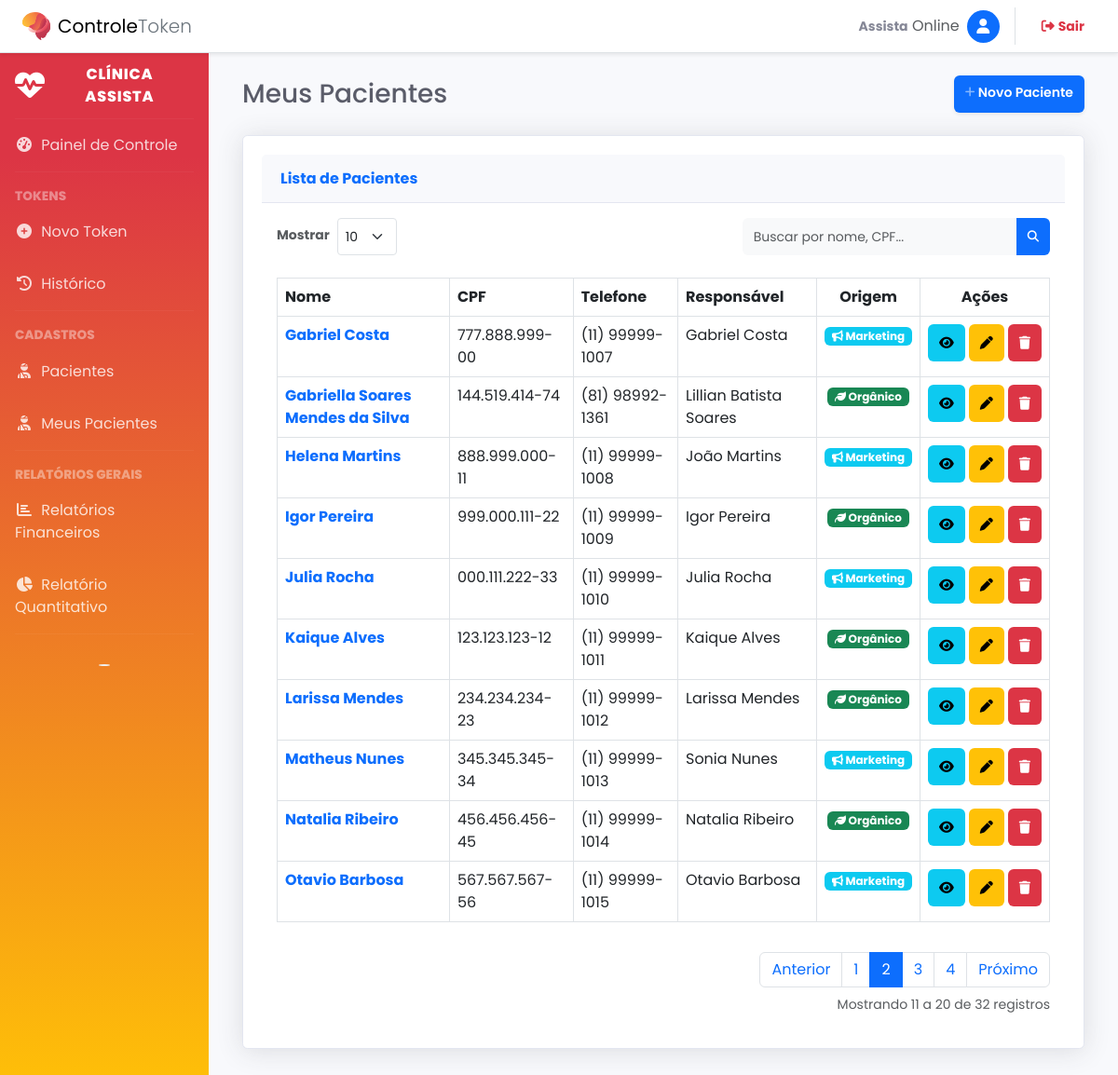
/pacientes?page=2 (signed in), run on the app's committed database.
### tables this page shows
CREATE TABLE `pacientes` (
  `id_paciente` int NOT NULL,
  `nome` varchar(150) NOT NULL,
  `cpf` varchar(20) DEFAULT NULL,
  `telefone` varchar(20) DEFAULT NULL,
  `nome_responsavel` varchar(150) DEFAULT NULL,
  `responsavel_financeiro` varchar(150) DEFAULT NULL,
  `id_prof_referencia` int UNSIGNED DEFAULT NULL,
  `origem` varchar(50) DEFAULT NULL,
  `data_cadastro` datetime DEFAULT CURRENT_TIMESTAMP
);

### app/Controllers/PatientController.php (called while the page is built, shortened)
<?php
class PatientController extends BaseController
{
    public function index()
    {
        $model = new PatientModel();
        $page = filter_input(INPUT_GET, 'page', FILTER_VALIDATE_INT) ?? 1;
        $limit = filter_input(INPUT_GET, 'limit', FILTER_VALIDATE_INT) ?? 10;
        $search = $_GET['search'] ?? '';
        $totalItems = $model->countAll($search);
        $paginator = new Paginator($totalItems, $limit, $page, URL_BASE . '/pacientes', $search);
        $pacientes = $model->getAllPaginated($limit, $paginator->getOffset(), $search);
        $this->view('pages/pacientes_lista', [
            'pacientes' => $pacientes,
            'paginator' => $paginator,
            'search' => $search,
            'limit' => $limit
        ]);
    }
}

### public/index.php (called while the page is built, shortened)
<?php
try {
    $router = new App\Core\Router();
    $router->dispatch();
} catch (Throwable $e) {
    echo "<div style='font-family: sans-serif; padding: 20px; background: #fff0f0; border: 1px solid #ffcccc; margin: 20px; border-radius: 5px;'>";
    echo "<h2 style='color: #cc0000; margin-top: 0;'>Erro na Aplicação</h2>";
    echo "<p><strong>Mensagem:</strong> " . htmlspecialchars($e->getMessage()) . "</p>";
    echo "<p><strong>Local:</strong> " . $e->getFile() . " na linha <strong>" . $e->getLine() . "</strong></p>";
    echo "<hr style='border: 0; border-top: 1px solid #ffcccc;'>";
    echo "<strong>Stack Trace:</strong>";
    echo "<pre style='background: #fff; padding: 10px; border: 1px solid #ddd; overflow: auto; font-size: 13px;'>" . $e->getTraceAsString() . "</pre>";
    echo "</div>";
}

### app/Models/PatientModel.php (called while the page is built, shortened)
<?php
class PatientModel
{
    public function countAll($search = '')
    {
        $pdo = Connection::getInstance();
        $sql = "SELECT COUNT(*) FROM pacientes";
        $params = [];
        $stmt = $pdo->prepare($sql);
        $stmt->execute($params);
        return (int) $stmt->fetchColumn();
    }
    public function getAllPaginated($limit, $offset, $search = '')
    {
        $pdo = Connection::getInstance();
        $sql = "SELECT * FROM pacientes";
        $sql .= " ORDER BY nome ASC LIMIT :lim OFFSET :off";
        $stmt = $pdo->prepare($sql);
        $stmt->bindValue(':lim', (int)$limit, PDO::PARAM_INT);
        $stmt->bindValue(':off', (int)$offset, PDO::PARAM_INT);
        $stmt->execute();
        return $stmt->fetchAll(PDO::FETCH_ASSOC);
    }
}

### app/Views/pages/pacientes_lista.phtml (the view, shortened to what this page needs)
<div class="container-fluid">
    <div class="d-sm-flex align-items-center justify-content-between mb-4">
        <h1 class="h3 mb-0 text-gray-800">Meus Pacientes</h1>
        <a href="<?= defined('URL_BASE') ? URL_BASE : '' ?>/pacientes/cadastrar" class="d-none d-sm-inline-block btn btn-sm btn-primary shadow-sm">
            <i class="fas fa-plus fa-sm text-white-50"></i> Novo Paciente
        </a>
    </div>
    <?php
    function removerHorario($dataComHora)
    {
        $data = new DateTime($dataComHora);
        return $data->format('Y-m-d');
    }
function calcularTempoCadastro($data)
{
    $data_cadastro = new DateTime(removerHorario($data));
    $data_atual    = new DateTime();
    $intervalo     = $data_cadastro->diff($data_atual);
    $partes = [];
    if ($intervalo->m > 0) {
        $partes[] = $intervalo->m . ' ' . ($intervalo->m == 1 ? 'mês' : 'meses');
    }
    if ($intervalo->d > 0) {
        $partes[] = $intervalo->d . ' ' . ($intervalo->d == 1 ? 'dia' : 'dias');
    }
    $ultimo = array_pop($partes);
    if (count($partes) > 0) {
        $texto = implode(', ', $partes) . ' e ' . $ultimo;
    } else {
        $texto = $ultimo;
    }
    return "Cliente há " . $texto . ".";
}
    ?>
    <div class="card shadow mb-4">
        <div class="card-header py-3">
            <h6 class="m-0 fw-bold text-primary">Lista de Pacientes</h6>
        </div>
        <div class="card-body">
            <form method="GET" action="<?= URL_BASE ?>/pacientes" class="row g-3 mb-4 align-items-center justify-content-between">
                <div class="col-auto d-flex align-items-center">
                    <label class="me-2 text-muted small fw-bold">Mostrar</label>
                    <select name="limit" class="form-select form-select-sm" onchange="this.form.submit()">
                        <option value="10" <?= (isset($limit) && $limit == 10) ? 'selected' : '' ?>>10</option>
                    </select>
                </div>
                <div class="col-auto">
                    <div class="input-group">
                        <input type="text" name="search" class="form-control form-control-sm bg-light border-0 small"
                            placeholder="Buscar por nome, CPF..."
                            value="<?= isset($search) ? htmlspecialchars($search) : '' ?>">
                        <button class="btn btn-primary btn-sm" type="submit">
                        </button>
                    </div>
                </div>
            </form>
            <div class="table-responsive">
                <table class="table table-bordered" id="dataTable" width="100%" cellspacing="0">
                    <thead>
                        <tr>
                            <th>Nome</th>
                            <th>CPF</th>
                            <th>Telefone</th>
                            <th>Responsável</th>
                            <th class="text-center">Origem</th>
                            <th class="text-center" style="width: 15%;">Ações</th>
                        </tr>
                    </thead>
                    <tbody>
                        <?php if (!empty($pacientes)): ?>
                            <?php foreach ($pacientes as $p): ?>
                                <tr>
                                    <td>
                                        <a href="#" class="fw-bold text-primary text-decoration-none btn-visualizar"
                                            data-id="<?= $p['id_paciente'] ?>"
                                            data-nome="<?= $p['nome'] ?>"
                                            data-cpf="<?= $p['cpf'] ?>"
                                            data-email="<?= $p['email'] ?>"
                                            data-telefone="<?= $p['telefone'] ?>"
                                            data-nasc="<?= $p['data_nascimento'] ? date('d/m/Y', strtotime($p['data_nascimento'])) : '' ?>"
                                            data-genero="<?= $p['genero'] ?>"
                                            data-origem="<?= $p['origem'] ?>"
                                            data-tags="<?= $p['tags'] ?>"
                                            data-responsavel="<?= $p['nome_responsavel'] ?>"
                                            data-respfin="<?= $p['responsavel_financeiro'] ?>"
                                            data-cep="<?= $p['cep'] ?>"
                                            data-endereco="<?= $p['logradouro'] . ', ' . $p['numero'] . ' ' . $p['complemento'] . ' - ' . $p['bairro'] . ' - ' . $p['cidade'] . '/' . $p['estado'] ?>"
                                            data-obs="<?= $p['observacoes'] ?>"
                                            data-cadastro="<?= isset($p['data_cadastro']) ? date('d/m/Y', strtotime($p['data_cadastro'])) . "\n" . calcularTempoCadastro($p['data_cadastro']) : '-' ?>"
                                            data-bs-toggle="modal" data-bs-target="#modalVisualizar">
                                            <?= $p['nome'] ?>
                                        </a>
                                    </td>
                                    <td><?= $p['cpf'] ?></td>
                                    <td><?= $p['telefone'] ?></td>
                                    <td><?= $p['nome_responsavel'] ?></td>
                                    <td class="text-center">
                                        <?php if ($p['origem'] == 'Organico'): ?>
                                            <span class="badge bg-success"><i class="fas fa-leaf"></i> Orgânico</span>
                                        <?php elseif ($p['origem'] == 'Marketing'): ?>
                                            <span class="badge bg-info"><i class="fas fa-bullhorn"></i> Marketing</span>
                                        <?php else: ?>
                                            <span class="badge bg-secondary">Sistema</span>
                                        <?php endif; ?>
                                    </td>
                                    <td class="text-center">
                                        <div class="d-flex justify-content-center gap-1">
                                            <button type="button" class="btn btn-info btn-sm btn-circle"
                                                data-bs-toggle="modal"
                                                data-bs-target="#modalVisualizar"
                                                title="Visualizar Detalhes"
                                                data-id="<?= $p['id_paciente'] ?>"
                                                data-nome="<?= $p['nome'] ?>"
                                                data-cpf="<?= $p['cpf'] ?? '-' ?>"
                                                data-email="<?= $p['email'] ?? '-' ?>"
                                                data-telefone="<?= $p['telefone'] ?? '-' ?>"
                                                data-nasc="<?= !empty($p['data_nascimento']) ? date('d/m/Y', strtotime($p['data_nascimento'])) : '-' ?>"
                                                data-genero="<?= $p['genero'] ?? '-' ?>"
                                                data-origem="<?= $p['origem'] ?? '-' ?>"
                                                data-responsavel="<?= $p['nome_responsavel'] ?? '-' ?>"
                                                data-respfin="<?= $p['responsavel_financeiro'] ?? '-' ?>"
                                                data-cep="<?= $p['cep'] ?? '-' ?>"
                                                data-endereco="<?= $p['logradouro'] . ', ' . $p['numero'] . ' ' . $p['complemento'] . ' - ' . $p['bairro'] . ' - ' . $p['cidade'] . '/' . $p['estado'] ?>"
                                                data-obs="<?= $p['observacoes'] ?? '-' ?>"
                                                data-tags="<?= $p['tags'] ?? '-' ?>"
                                                data-html="true"
                                                data-cadastro="<?= isset($p['data_cadastro']) ? date('d/m/Y', strtotime($p['data_cadastro'])) . ' - ' . calcularTempoCadastro($p['data_cadastro']) : '-' ?>">
                                                <i class="fas fa-eye"></i>
                                            </button>
                                            <a href="<?= defined('URL_BASE') ? URL_BASE : '' ?>/pacientes/editar?id=<?= $p['id_paciente'] ?>" class="btn btn-warning btn-sm btn-circle" title="Editar">
                                                <i class="fas fa-pen"></i>
                                            </a>
                                            <button type="button" class="btn btn-danger btn-sm btn-circle btn-excluir" title="Excluir"
                                                data-bs-toggle="modal" data-bs-target="#modalExcluir"
                                                data-id="<?= $p['id_paciente'] ?>"
                                                data-nome="<?= $p['nome'] ?>">
                                                <i class="fas fa-trash"></i>
                                            </button>
                                        </div>
                                    </td>
                                </tr>
                            <?php endforeach; ?>
                        <?php endif; ?>
                    </tbody>
                </table>
            </div>
            <div class="mt-3">
                <?= isset($paginator) ? $paginator->render() : '' ?>
            </div>
        </div>
    </div>
</div>

### public/css/admin.css (style rules this page uses)
body { font-family: "Segoe UI", Tahoma, Geneva, Verdana, sans-serif; margin: 0; padding: 0; background-color: #f5f6fa; color: #333; }
.card { background: #fff; border-radius: 8px; border: 1px solid #e0e0e0; padding: 20px; margin-bottom: 20px; box-shadow: 0 2px 5px rgba(0, 0, 0, 0.05); }
label { font-weight: 500; font-size: 13px; color: #444; margin-bottom: 4px; }
input[type="text"], input[type="email"], input[type="tel"], input[type="date"], input[type="time"], input[type="number"], select, .btn { height: 40px; padding: 8px 12px; border: 1px solid #ccc; border-radius: 6px; font-size: 14px; box-sizing: border-box; outline: none; }
.btn { cursor: pointer; font-weight: 600; border: none; transition: background 0.2s; display: flex; align-items: center; justify-content: center; }

### public/css/sidebar.css (style rules this page uses)
:root { --primary: #4e73df; --secondary: #858796; --success: #1cc88a; --info: #36b9cc; --warning: #f6c23e; --danger: #e74a3b; --light: #f8f9fc; --dark: #5a5c69; }
body { margin: 0; font-family: "Nunito", -apple-system, BlinkMacSystemFont, "Segoe UI", Roboto, "Helvetica Neue", Arial, sans-serif, "Apple Color Emoji", "Segoe UI Emoji", "Segoe UI Symbol", "Noto Color Emoji"; font-size: 1rem; font-weight: 400; line-height: 1.5; color: #858796; text-align: left; background-color: #fff; }
.text-gray-800 { color: #5a5c69 !important; }
.card { position: relative; display: flex; flex-direction: column; min-width: 0; word-wrap: break-word; background-color: #fff; background-clip: border-box; border: 1px solid #e3e6f0; border-radius: 0.35rem; }
.card-header { padding: 0.75rem 1.25rem; margin-bottom: 0; background-color: #f8f9fc; border-bottom: 1px solid #e3e6f0; }
.shadow { box-shadow: 0 0.15rem 1.75rem 0 rgba(58, 59, 69, 0.15) !important; }

### public/css/style.css (style rules this page uses)
:root { --primary-color: #4e73df; --secondary-color: #858796; --success-color: #1cc88a; --info-color: #36b9cc; --warning-color: #f6c23e; --danger-color: #e74a3b; --dark-sidebar: #2c3e50; --light-bg: #f8f9fc; --font-main: "Poppins", sans-serif; }
body { font-family: var(--font-main); background-color: var(--light-bg); color: #5a5c69; overflow-x: hidden; }
h1, h2, h3, h4, h5, h6 { font-weight: 600; color: #4e4e4e; }

### data on the page
pacientes: nome "Gabriel Costa", cpf "777.888.999-00", telefone "(11) 99999-1007", nome_responsavel "Gabriel Costa", origem "Marketing" (drawn)
pacientes: nome "Gabriella Soares Mendes da Silva", cpf "144.519.414-74", telefone "(81) 98992-1361", nome_responsavel "Lillian Batista Soares", origem "Organico" (drawn)
pacientes: nome "Helena Martins", cpf "888.999.000-11", telefone "(11) 99999-1008", nome_responsavel "João Martins", origem "Marketing" (drawn)
pacientes: nome "Igor Pereira", cpf "999.000.111-22", telefone "(11) 99999-1009", nome_responsavel "Igor Pereira", origem "Organico" (drawn)
pacientes: nome "Julia Rocha", cpf "000.111.222-33", telefone "(11) 99999-1010", nome_responsavel "Julia Rocha", origem "Marketing" (drawn)
pacientes: nome "Kaique Alves", cpf "123.123.123-12", telefone "(11) 99999-1011", nome_responsavel "Kaique Alves", origem "Organico" (drawn)
pacientes: nome "Larissa Mendes", cpf "234.234.234-23", telefone "(11) 99999-1012", nome_responsavel "Larissa Mendes", origem "Organico" (drawn)
pacientes: nome "Matheus Nunes", cpf "345.345.345-34", telefone "(11) 99999-1013", nome_responsavel "Sonia Nunes", origem "Marketing" (drawn)
pacientes: nome "Natalia Ribeiro", cpf "456.456.456-45", telefone "(11) 99999-1014", nome_responsavel "Natalia Ribeiro", origem "Organico" (drawn)
pacientes: nome "Otavio Barbosa", cpf "567.567.567-56", telefone "(11) 99999-1015", nome_responsavel "Otavio Barbosa", origem "Marketing" (drawn)

### other printed values
$primeiroNome "Assista"
$this->getOffset() + 1 "11"
min($this->getOffset() + $this->itemsPerPage, $this->totalItems) "20"
$this->totalItems "32"
